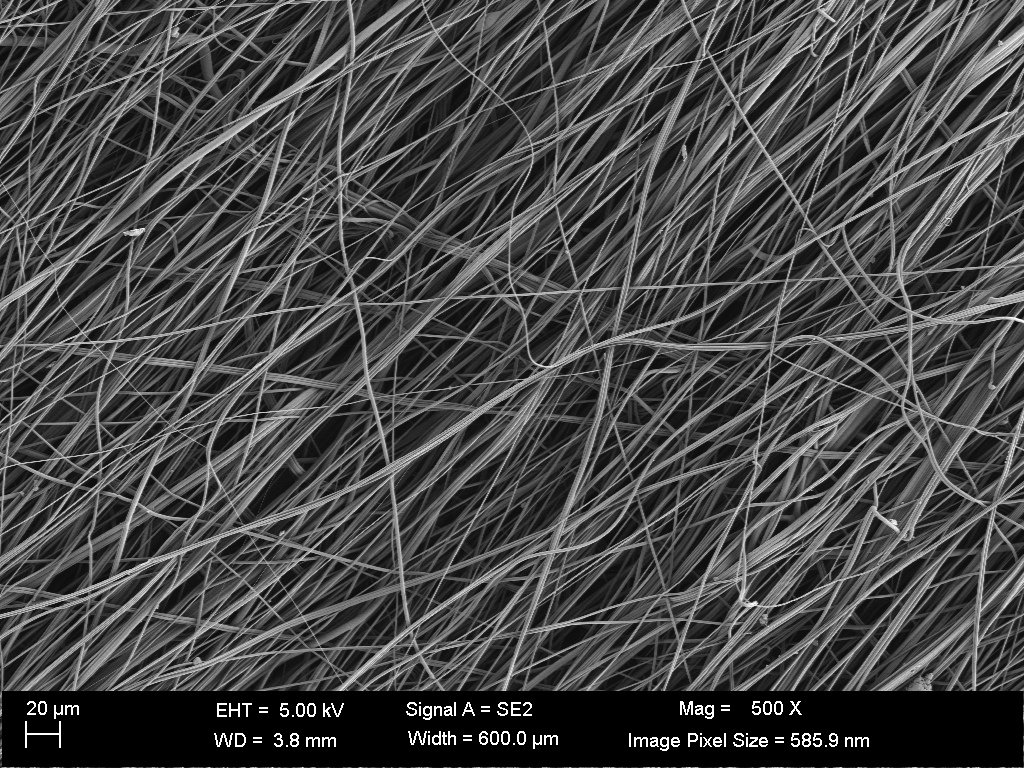
#> input picture highalign_PLCCLgel_500x_13.tif, 1024 x 768 px, found by its file name
$ jupyter execute --allow-errors fiberL_v8_test.ipynb
#> lines starting #> are read from the running program, lines starting #| are printed output that depends on the picture; after the words box and inside, x2 and y2 are one past the last pixel; in counts of white or black regions, pixels touching at a corner belong together
<a href="https://colab.research.google.com/github/lonespear/aerogel/blob/main/fiberL_v8_test.ipynb" target="_parent"></a>

[cell 1]
import matplotlib.pyplot as plt
import seaborn as sns
import numpy as np
import cv2
from skimage.morphology import skeletonize
from scipy.spatial import cKDTree
import random
import requests

def anisotropic_diffusion(
    img, niter=1, kappa=50, gamma=0.1, voxelspacing=None, option=1
):
    r"""
    Edge-preserving, XD Anisotropic diffusion.

    To achieve the best effects, the image should be scaled to
    values between 0 and 1 beforehand.


    Parameters
    ----------
    img : array_like
        Input image (will be cast to numpy.float).
    niter : integer
        Number of iterations.
    kappa : integer
        Conduction coefficient, e.g. 20-100. ``kappa`` controls conduction
        as a function of the gradient. If ``kappa`` is low small intensity
        gradients are able to block conduction and hence diffusion across
        steep edges. A large value reduces the influence of intensity gradients
        on conduction.
    gamma : float
        Controls the speed of diffusion. Pick a value :math:`<= .25` for stability.
    voxelspacing : tuple of floats or array_like
        The distance between adjacent pixels in all img.ndim directions
    option : {1, 2, 3}
        Whether to use the Perona Malik diffusion equation No. 1 or No. 2,
        or Tukey's biweight function.
        Equation 1 favours high contrast edges over low contrast ones, while
        equation 2 favours wide regions over smaller ones. See [1]_ for details.
        Equation 3 preserves sharper boundaries than previous formulations and
        improves the automatic stopping of the diffusion. See [2]_ for details.

    Returns
    -------
    anisotropic_diffusion : ndarray
        Diffused image.

    Notes
    -----
    Original MATLAB code by Peter Kovesi,
    School of Computer Science & Software Engineering,
    The University of Western Australia,
    pk @ csse uwa edu au,
    <http://www.csse.uwa.edu.au>

    Translated to Python and optimised by Alistair Muldal,
    Department of Pharmacology,
    University of Oxford,
    <alistair.muldal@pharm.ox.ac.uk>

    Adapted to arbitrary dimensionality and added to the MedPy library Oskar Maier,
    Institute for Medical Informatics,
    Universitaet Luebeck,
    <oskar.maier@googlemail.com>

    June 2000  original version. -
    March 2002 corrected diffusion eqn No 2. -
    July 2012 translated to Python -
    August 2013 incorporated into MedPy, arbitrary dimensionality -

    References
    ----------
    .. [1] P. Perona and J. Malik.
       Scale-space and edge detection using ansotropic diffusion.
       IEEE Transactions on Pattern Analysis and Machine Intelligence,
       12(7):629-639, July 1990.
    .. [2] M.J. Black, G. Sapiro, D. Marimont, D. Heeger
       Robust anisotropic diffusion.
       IEEE Transactions on Image Processing,
       7(3):421-432, March 1998.
    """
    # define conduction gradients functions
    if option == 1:

        def condgradient(delta, spacing):
            return np.exp(-((delta / kappa) ** 2.0)) / float(spacing)

    elif option == 2:

        def condgradient(delta, spacing):
            return 1.0 / (1.0 + (delta / kappa) ** 2.0) / float(spacing)

    elif option == 3:
        kappa_s = kappa * (2**0.5)

        def condgradient(delta, spacing):
            top = 0.5 * ((1.0 - (delta / kappa_s) ** 2.0) ** 2.0) / float(spacing)
            return np.where(np.abs(delta) <= kappa_s, top, 0)

    # initialize output array
    out = np.array(img, dtype=np.float32, copy=True)

    # set default voxel spacing if not supplied
    if voxelspacing is None:
        voxelspacing = tuple([1.0] * img.ndim)

    # initialize some internal variables
    deltas = [np.zeros_like(out) for _ in range(out.ndim)]

    for _ in range(niter):
        # calculate the diffs
        for i in range(out.ndim):
            slicer = tuple(
                [slice(None, -1) if j == i else slice(None) for j in range(out.ndim)]
            )
            deltas[i][tuple(slicer)] = np.diff(out, axis=i)

        # update matrices
        matrices = [
            condgradient(delta, spacing) * delta
            for delta, spacing in zip(deltas, voxelspacing)
        ]

        # subtract a copy that has been shifted ('Up/North/West' in 3D case) by one
        # pixel. Don't as questions. just do it. trust me.
        for i in range(out.ndim):
            slicer = tuple(
                [slice(1, None) if j == i else slice(None) for j in range(out.ndim)]
            )
            matrices[i][tuple(slicer)] = np.diff(matrices[i], axis=i)

        # update the image
        out += gamma * (np.sum(matrices, axis=0))

    return out

def iterative_prune(skel_img, size):
    """Iteratively remove endpoints (tips) from a skeletonized image."""
    def find_tips(skel_img):
        kernel = np.array([[1, 1, 1], [1, 10, 1], [1, 1, 1]], dtype=np.uint8)
        neighbors = cv2.filter2D(skel_img, -1, kernel)
        tips = (neighbors == 11).astype(np.uint8) * 255
        return tips

    pruned_img = skel_img.copy()
    for _ in range(size):
        endpoints = find_tips(pruned_img)
        pruned_img = cv2.subtract(pruned_img, endpoints)

    return pruned_img

def fast_prune(skel_img, size=5):
    pruned_img = skel_img.copy()
    contours, _ = cv2.findContours(skel_img, cv2.RETR_EXTERNAL, cv2.CHAIN_APPROX_NONE)[-2:]
    kept_segments = []

    for contour in contours:
        arc_length = cv2.arcLength(contour, closed=False)
        if arc_length > size:  # Keep contours with sufficient arc length
            kept_segments.append(contour)
        else:
            for point in contour:
                pruned_img[point[0][1], point[0][0]] = 0

    pruned_img = iterative_prune(pruned_img, size)
    return pruned_img, kept_segments

def find_branch_points(skel_img):
    """Identify branch points in a skeletonized image.

    Inputs:
    - skel_img: Binary skeletonized image (0 and 255 values).

    Returns:
    - branch_pts_img: Binary image with branch points marked as 255, rest as 0.
    """
    # Define the branch point detection kernels
    t1 = np.array([[-1, 1, -1],
                   [1, 1, 1],
                   [-1, -1, -1]])
    t2 = np.array([[1, -1, 1],
                   [-1, 1, -1],
                   [1, -1, -1]])
    y1 = np.array([[1, -1, 1],
                   [0, 1, 0],
                   [0, 1, 0]])
    y2 = np.array([[-1, 1, -1],
                   [1, 1, 0],
                   [-1, 0, 1]])

    # Rotate the kernels to cover all orientations
    kernels = [t1, t2, y1, y2]
    for _ in range(3):
        kernels += [np.rot90(kernel) for kernel in kernels[-4:]]

    # Create an empty image to store branch points
    branch_pts_img = np.zeros(skel_img.shape, dtype=np.uint8)

    # Apply each kernel with morphological hit-or-miss operation
    for kernel in kernels:
        hit_miss = cv2.morphologyEx(skel_img, cv2.MORPH_HITMISS, kernel, borderType=cv2.BORDER_CONSTANT, borderValue=0)
        branch_pts_img = cv2.bitwise_or(branch_pts_img, hit_miss)

    return branch_pts_img

def calculate_intersection_associations(br_pts, edge_points_list, proximity_threshold=15):
    """
    Calculate intersection associations by finding nearby edges for each branch point.

    Args:
        br_pts: List of branch points (x, y).
        edge_points_list: List of edge points for all edges.
        proximity_threshold: Maximum distance for association.

    Returns:
        intersection_associations: A dictionary mapping branch point indices to associated edge indices.
    """
    intersection_associations = {}
    for br_index, br_point in enumerate(br_pts):
        associated_edges = []
        for edge_index, edge_points in enumerate(edge_points_list):
            # Calculate distances from branch point to all points in the edge
            distances = np.linalg.norm(edge_points - br_point, axis=1)
            min_distance = np.min(distances)

            # Check proximity
            if min_distance <= proximity_threshold:
                associated_edges.append(edge_index)

        intersection_associations[br_index] = associated_edges
    return intersection_associations

# Union-Find Helper Functions
class UnionFind:
    def __init__(self):
        self.parent = {}

    def find(self, x):
        if x not in self.parent:
            self.parent[x] = x
        if self.parent[x] != x:
            self.parent[x] = self.find(self.parent[x])  # Path compression
        return self.parent[x]

    def union(self, x, y):
        root_x = self.find(x)
        root_y = self.find(y)
        if root_x != root_y:
            self.parent[root_y] = root_x

# Improved Grouping Logic
def merge_edges(edge_points_list, branch_connections):
    if branch_connections == {}:
        return edge_points_list

    # Initialize Union-Find
    uf = UnionFind()
    for edges in branch_connections.values():
        for i in range(len(edges) - 1):
            uf.union(edges[i], edges[i + 1])

    # Create groups of connected edges
    grouped_edges = {}
    for idx, edge in enumerate(edge_points_list):
        root = uf.find(idx)
        if root not in grouped_edges:
            grouped_edges[root] = []
        grouped_edges[root].append(edge)

    # Merge edges in each group
    new_edge_objects = []
    for group_edges in grouped_edges.values():
        concatenated_edges = np.concatenate(group_edges, axis=0)
        new_edge_objects.append(concatenated_edges)

    return new_edge_objects

def ensure_minimum_distance_at_ends(edge_points, branch_point):
    """
    Ensures that the point with the minimum distance to a branch point is at the start or end of the edge points.

    Parameters:
        edge_points (numpy.ndarray): Array of points representing the edge, of shape (n, 1, 2).
        branch_point (numpy.ndarray): The branch point [x, y] to compare distances to.

    Returns:
        numpy.ndarray: Rearranged edge points with the closest point to the branch at the start or end.
    """
    edge_points = edge_points.reshape(-1, 2)  # Ensure (n, 2) shape for processing
    distances = np.linalg.norm(edge_points - branch_point, axis=1)
    min_idx = np.argmin(distances)

    # Check if closest point is already at the start or end
    if min_idx == 0 or min_idx == len(edge_points) - 1:
        return edge_points.reshape(-1, 1, 2)  # Return as is if already sorted

    # Rotate the list so the closest point is at the start
    if min_idx < len(edge_points) // 2:
        # Rotate to bring closest point to the beginning
        sorted_points = np.roll(edge_points, -min_idx, axis=0)
    else:
        # Rotate to bring closest point to the end
        sorted_points = np.roll(edge_points, len(edge_points) - min_idx - 1, axis=0)

    return sorted_points.reshape(-1, 1, 2)

def sort_by_proximity(contour_points):
    """
    Sorts a list of points (from cv2.findContours) to minimize the distance between neighboring points in the sorted order.

    Parameters:
        contour_points (numpy.ndarray): Array of points of shape (n, 1, 2) as returned by cv2.findContours.

    Returns:
        numpy.ndarray: Sorted array of points of shape (n, 1, 2) with minimal distance between neighbors.
    """
    # Reshape contour points to (n, 2) for processing if needed
    if contour_points.ndim == 3:
        contour_points = contour_points.reshape(-1, 2)

    # Remove duplicate points
    contour_points = np.unique(contour_points, axis=0)

    sorted_points = [contour_points[0]]  # Start with the first point
    contour_points = np.delete(contour_points, 0, axis=0)  # Remove it from the list

    while len(contour_points) > 0:
        # Find the nearest point to the last point in sorted_points
        last_point = sorted_points[-1]
        distances = np.linalg.norm(contour_points - last_point, axis=1)
        nearest_idx = np.argmin(distances)
        sorted_points.append(contour_points[nearest_idx])
        contour_points = np.delete(contour_points, nearest_idx, axis=0)

    # Return the sorted points as an array of shape (n, 1, 2)
    return np.array(sorted_points).reshape(-1, 1, 2)

# [50 lines left out: functions draw_edge_objects, plot_density_histogram, plot_boxplot, visualize_results, not called in this run]

def calculate_edge_connections(intersection_associations, edge_points_list, br_pts):
    """
    Calculate edge connections based on cosine similarity to identify the most aligned pair of edges.

    Args:
        intersection_associations: A dictionary mapping branch point indices to associated edge indices.
        edge_points_list: List of edge points for all edges.
        br_pts: List of branch points (x, y).

    Returns:
        branch_connections: A dictionary mapping branch point indices to the pair of connected edges.
    """

    branch_connections = {}

    for br_index, associated_edges in intersection_associations.items():
        print(f"Branch Point {br_index} associated edges: {associated_edges}")
        vectors = []
        for edge_index in associated_edges:
            edge_points = edge_points_list[edge_index]
            print(f"  Edge {edge_index} has shape of {edge_points.shape} and len of {len(edge_points)}")
            last_idx = len(edge_points) - 1
            close_idx = np.argmin(np.linalg.norm(edge_points - br_pts[br_index], axis=1))
            if close_idx == 0:
                vector = edge_points[4] - edge_points[0]
                branch_connections[br_index] = [edge_points[4], edge_points[0]]
            elif close_idx == last_idx:
                vector = edge_points[last_idx] - edge_points[last_idx - 4]
            else:
                print(f"  Edge {edge_index} min distance idx is {close_idx}")
    return branch_connections

def proc_img(image_data, dim=1600):
    # Decode the image and convert it to grayscale
#> called with image_data = array of shape (881892,), dim = 200
    og_img = cv2.imdecode(image_data, cv2.IMREAD_GRAYSCALE)
#> og_img is the input picture: shape (768, 1024); min 0, max 255, mean 70.5
    # Snip off the dataribbon (later will need the dataribbon to identify scale for fiber length)
    fib_image = og_img[:3750,:]
    # Square cutout for processing (doesn't have to be square is my hunch)
    fib_image = fib_image[0:dim,0:dim]
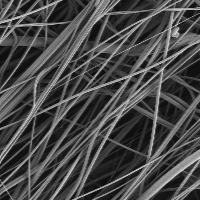
#> fib_image: shape (200, 200); min 13, max 221, mean 73.2
    # Anisotropic diffusion first to adaptively eliminate noise while maintaining edge information
    diff_img = anisotropic_diffusion(fib_image, niter=50, kappa=20, gamma=0.1, option=1)
#> after the loop in anisotropic_diffusion, `for _ in range(niter):`:
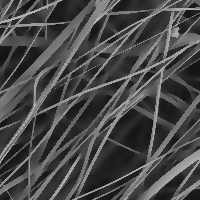
#> out: shape (200, 200) float32; min 17.66, max 214.7, mean 73.2
#> after the loop in anisotropic_diffusion, `for _ in range(niter):`: deltas = 2 items
    # Initial thresholding cutoff in preparation for skeletonization, the second parameter will increase/decrease sensitivity
    _, thresholded_img = cv2.threshold(diff_img, 127, 255, 0)
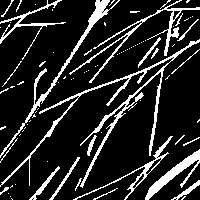
#> thresholded_img: shape (200, 200) float32; 15.3% white; 88 white regions (66 under 20 px), largest, box (x1, y1, x2, y2) and area: (0, 39, 200, 188) 1751, (0, 0, 120, 158) 884, (69, 0, 200, 83) 786

    # Main loop for initial pass at skeletonization
    skel = np.zeros(thresholded_img.shape, np.uint8)                              # Creates blank canvas to store skeletonized image
    element = cv2.getStructuringElement(cv2.MORPH_CROSS, (3, 3))                  # Generates kernel to pass through each section of image
    while True:
        open_img = cv2.morphologyEx(thresholded_img, cv2.MORPH_OPEN, element)     # Fit open-cross kernel to thresholded image
        temp = cv2.subtract(thresholded_img, open_img)                            # Subtracts the above from the original image
        temp = temp.astype(skel.dtype)                                            # Convert temp from 32-bit to 8bit datatype
        skel = cv2.bitwise_or(skel, temp)                                         # aggregates and compares both original and above created image
        thresholded_img = cv2.erode(thresholded_img, element)                     # degrades the width of the image by 1 pixel
        if cv2.countNonZero(thresholded_img) == 0:                                # conditional exits if there are no more remaining iterations to pass through
            break
#> this loop made 6 passes
#> pass 1, in proc_img, `open_img = cv2.morphologyEx(thresholded_img, cv2.MORPH_OPEN, element)`:
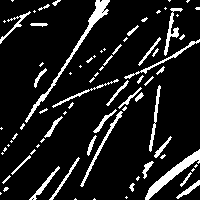
#> open_img: shape (200, 200) float32; 11.3% white; 80 white regions (44 under 20 px), largest, box (x1, y1, x2, y2) and area: (25, 0, 110, 123) 667, (145, 149, 200, 200) 565, (80, 111, 123, 187) 259
#> pass 1, in proc_img, `temp = cv2.subtract(thresholded_img, open_img)`:
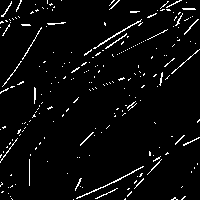
#> temp: shape (200, 200) float32; 4% white in thin lines or dots
#> pass 1, in proc_img, `thresholded_img = cv2.erode(thresholded_img, element)`:
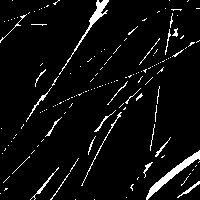
#> thresholded_img: shape (200, 200) float32; 5.3% white; 148 white regions (125 under 20 px), largest, box (x1, y1, x2, y2) and area: (146, 150, 200, 200) 445, (59, 0, 109, 75) 310, (81, 112, 122, 186) 105
#> after the loop:
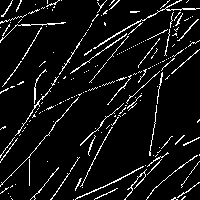
#> skel: shape (200, 200); 7.2% white in thin lines or dots
    skeletonized_img1 = skel.copy()

    # Gaussian blur using 25x25 kernel
    blurred_img = cv2.GaussianBlur(skel, (25, 25), 0)
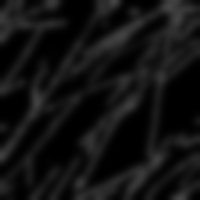
#> blurred_img: shape (200, 200); min 0, max 69, mean 18.4
    # Very light noise removal (using 15 instead of 127 above here)
    _, bin_img = cv2.threshold(blurred_img, 15, 255, cv2.THRESH_BINARY)
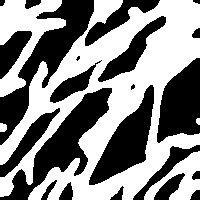
#> bin_img: shape (200, 200); 52.6% white; 22 black regions (2 under 20 px), largest, box (x1, y1, x2, y2) and area: (0, 0, 94, 145) 3760, (0, 88, 112, 200) 3544, (89, 85, 154, 185) 2670
    # Use standard skeletonization from cv2 package and convert final image output.
    skeletonized_img2 = skeletonize(bin_img // 255).astype(np.uint8) * 255
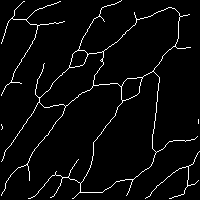
#> skeletonized_img2: shape (200, 200); 3.8% white in thin lines or dots

    branch_pts_img = find_branch_points(skeletonized_img2)
#> (the rest of the program and of its run is left out)
